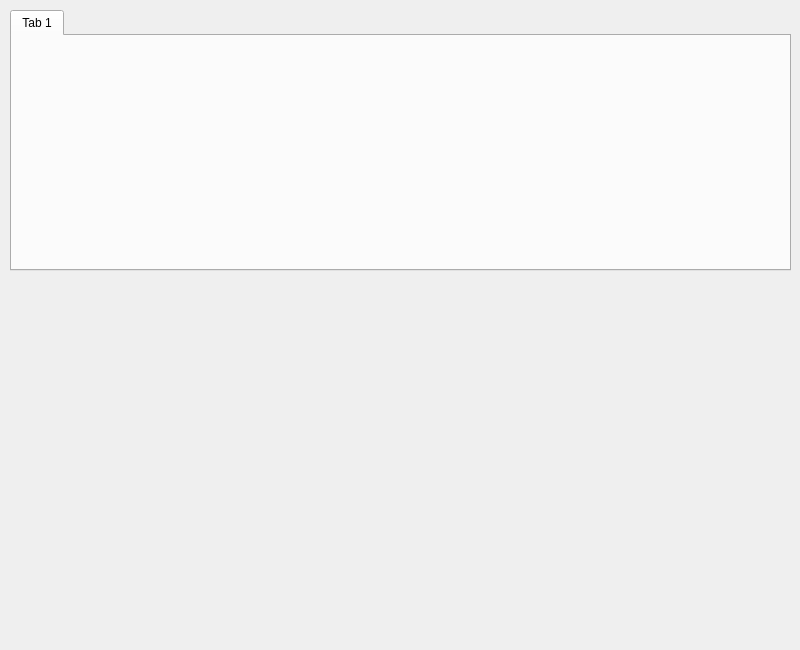
<?xml version="1.0" encoding="UTF-8"?>
<ui version="4.0">
 <class>WorkerCtrlWidget</class>
 <widget class="QWidget" name="WorkerCtrlWidget">
  <property name="geometry">
   <rect>
    <x>0</x>
    <y>0</y>
    <width>800</width>
    <height>650</height>
   </rect>
  </property>
  <property name="windowTitle">
   <string>服务器远程控制</string>
  </property>
  <widget class="QTabWidget" name="tabWidget">
   <property name="geometry">
    <rect>
     <x>10</x>
     <y>10</y>
     <width>781</width>
     <height>261</height>
    </rect>
   </property>
   <property name="currentIndex">
    <number>0</number>
   </property>
   <widget class="QWidget" name="tab">
    <attribute name="title">
     <string>Tab 1</string>
    </attribute>
   </widget>
  </widget>
 </widget>
 <layoutdefault spacing="6" margin="11"/>
 <resources/>
 <connections/>
</ui>
